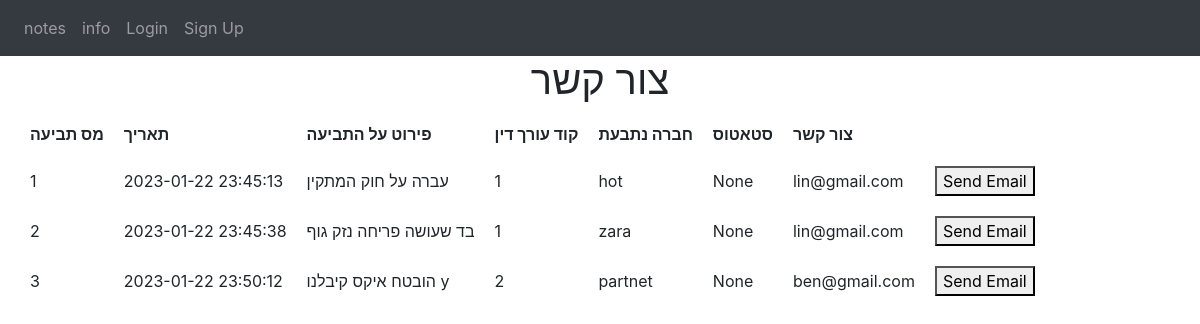
/notes, run on an earlier commit of the app's database.
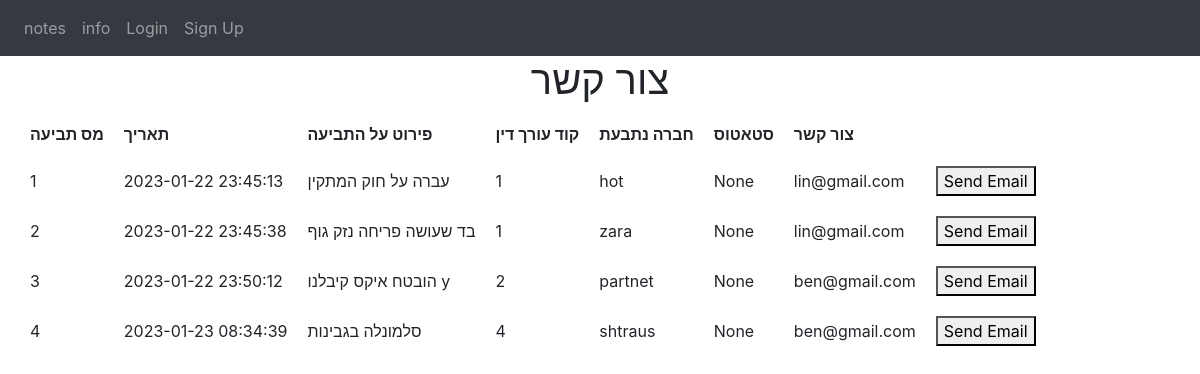
And on a later commit of the database.
### website/models.py (models this page shows)
class Note(db.Model):
    id = db.Column(db.Integer, primary_key=True)
    data = db.Column(db.String(10000))
    date = db.Column(db.DateTime(timezone=True), default=func.now())
    user_id = db.Column(db.Integer, db.ForeignKey('user.id'))
    SCompanyName=db.Column(db.String(10000))
    Status=db.Column(db.String(10000))
    contact=db.Column(db.String(10000))

### website/views.py (the view)
@views.route('/notes')
def notes():
    notes = Note.query.all()
    return render_template('notes.html', notes=notes)

### website/templates/notes.html (shortened to what this page needs)
<!DOCTYPE html>
<html>
  <head>
    <link
      rel="stylesheet"
      href="https://stackpath.bootstrapcdn.com/bootstrap/4.4.1/css/bootstrap.min.css"
    />
    <link
      rel="stylesheet"
      href="https://stackpath.bootstrapcdn.com/font-awesome/4.7.0/css/font-awesome.min.css"
    />
  </head>
  <body>
    <nav class="navbar navbar-expand-lg navbar-dark bg-dark">
      <div class="collapse navbar-collapse" id="navbar">
        <div class="navbar-nav">
          <a class="nav-item nav-link" id="notes" href="/notes">notes</a>
          <a class="nav-item nav-link" id="info" href="/info">info</a>
          <a class="nav-item nav-link" id="login" href="/login">Login</a>
          <a class="nav-item nav-link" id="signUp" href="/sign-up">Sign Up</a>
        </div>
      </div>
    </nav>
  </body>
</html>
<h1 align ="center">צור קשר</h1>
<table style="margin-left: 20px;" cellpadding="10" cellspacing="0">
    <thead>
        <tr>
            <th>מס תביעה</th>
            <th>תאריך</th>
            <th>פירוט על התביעה</th>
            <th>קוד עורך דין</th>
            <th>חברה נתבעת</th>
            <th>סטאטוס</th>
            <th>צור קשר</th>
        </tr>
    </thead>
    <tbody>
        {% for note in notes %}
        <tr>
            <td>{{ note.id }}</td>
            <td>{{ note.date }}</td>
            <td>{{ note.data }}</td>
            <td>{{ note.user_id }}</td>
            <td>{{ note.SCompanyName }}</td>
            <td>{{ note.Status }}</td>
            <td>{{ note.contact }}</td>
            <td>
                <button onclick="window.location.href = 'mailto:example@email.com';">Send Email</button>
            </td>
        </tr>
        {% endfor %}
    </tbody>
</table>

What changed in the data, as far as the page shows it:
added Note: id "4", date "2023-01-23 08:34:39", data "סלמונלה בגבינות", user_id "4", SCompanyName "shtraus", Status "None", contact "ben@gmail.com"
